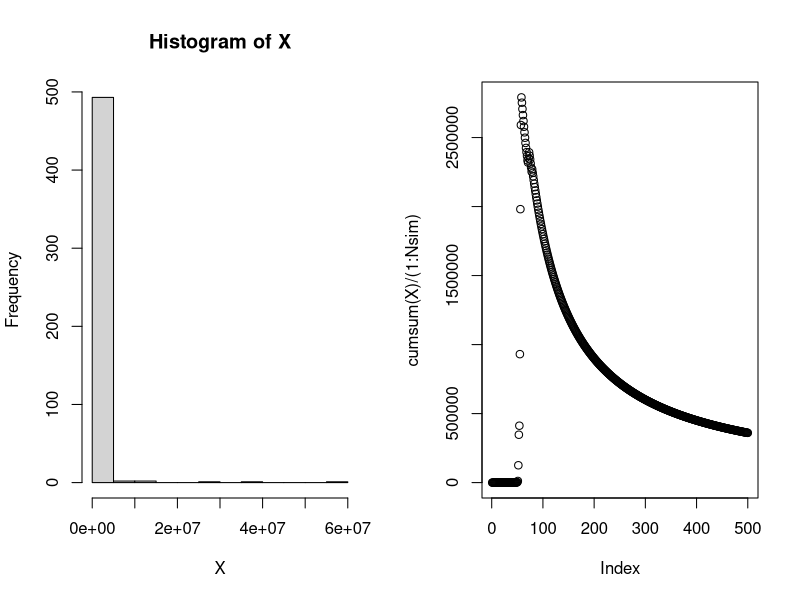

The R script that drew this image:
## ---- chunk 1
knitr::opts_chunk$set(echo = TRUE)
## ---- chunk 2
Nsim <- 500
X <- rep(rexp(1), Nsim)
Y <- rep(rexp(1), Nsim)

for (i in 2:Nsim) {
  X[i] <- rexp(1, rate = Y[i-1])
  Y[i] <- rexp(1, rate = X[i])
}

par(mfrow = c(1, 2))
hist(X)
plot(cumsum(X) / (1:Nsim))
  
